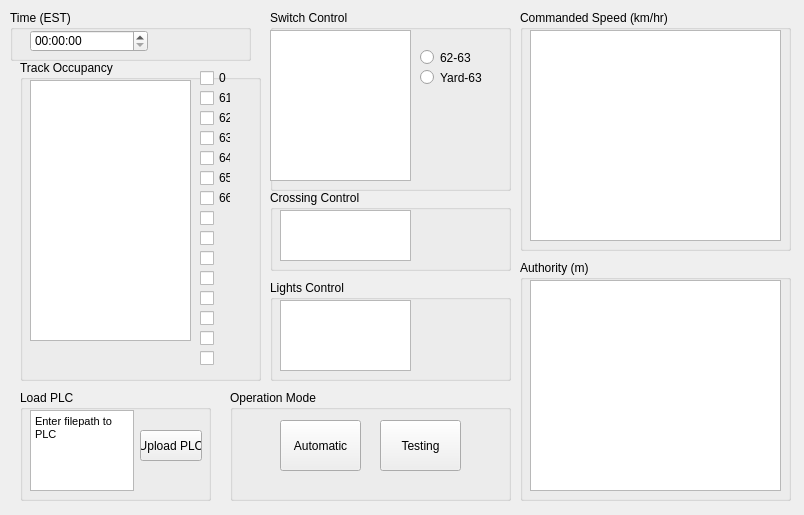
<?xml version="1.0" encoding="UTF-8"?>
<ui version="4.0">
 <class>Form</class>
 <widget class="QWidget" name="Form">
  <property name="geometry">
   <rect>
    <x>0</x>
    <y>0</y>
    <width>804</width>
    <height>515</height>
   </rect>
  </property>
  <property name="windowTitle">
   <string>Form</string>
  </property>
  <widget class="QGroupBox" name="TimeBox">
   <property name="geometry">
    <rect>
     <x>10</x>
     <y>10</y>
     <width>241</width>
     <height>51</height>
    </rect>
   </property>
   <property name="title">
    <string>Time (EST)</string>
   </property>
   <widget class="QTimeEdit" name="time">
    <property name="geometry">
     <rect>
      <x>20</x>
      <y>20</y>
      <width>118</width>
      <height>22</height>
     </rect>
    </property>
   </widget>
  </widget>
  <widget class="QGroupBox" name="SpeedBox">
   <property name="geometry">
    <rect>
     <x>520</x>
     <y>10</y>
     <width>271</width>
     <height>241</height>
    </rect>
   </property>
   <property name="title">
    <string>Commanded Speed (km/hr)</string>
   </property>
   <widget class="QTextEdit" name="speedTxt">
    <property name="geometry">
     <rect>
      <x>10</x>
      <y>20</y>
      <width>251</width>
      <height>211</height>
     </rect>
    </property>
   </widget>
  </widget>
  <widget class="QGroupBox" name="TrackOccBox">
   <property name="geometry">
    <rect>
     <x>20</x>
     <y>60</y>
     <width>241</width>
     <height>321</height>
    </rect>
   </property>
   <property name="title">
    <string>Track Occupancy</string>
   </property>
   <widget class="QTextEdit" name="trackOccTxt">
    <property name="geometry">
     <rect>
      <x>10</x>
      <y>20</y>
      <width>161</width>
      <height>261</height>
     </rect>
    </property>
   </widget>
   <widget class="QCheckBox" name="checkBox10">
    <property name="geometry">
     <rect>
      <x>180</x>
      <y>190</y>
      <width>31</width>
      <height>16</height>
     </rect>
    </property>
    <property name="text">
     <string/>
    </property>
   </widget>
   <widget class="QCheckBox" name="checkBox11">
    <property name="geometry">
     <rect>
      <x>180</x>
      <y>210</y>
      <width>31</width>
      <height>16</height>
     </rect>
    </property>
    <property name="text">
     <string/>
    </property>
   </widget>
   <widget class="QCheckBox" name="checkBox12">
    <property name="geometry">
     <rect>
      <x>180</x>
      <y>230</y>
      <width>31</width>
      <height>16</height>
     </rect>
    </property>
    <property name="text">
     <string/>
    </property>
   </widget>
   <widget class="QCheckBox" name="checkBox13">
    <property name="geometry">
     <rect>
      <x>180</x>
      <y>250</y>
      <width>31</width>
      <height>16</height>
     </rect>
    </property>
    <property name="text">
     <string/>
    </property>
   </widget>
   <widget class="QCheckBox" name="checkBox14">
    <property name="geometry">
     <rect>
      <x>180</x>
      <y>270</y>
      <width>31</width>
      <height>16</height>
     </rect>
    </property>
    <property name="text">
     <string/>
    </property>
   </widget>
   <widget class="QCheckBox" name="checkBox9">
    <property name="geometry">
     <rect>
      <x>180</x>
      <y>170</y>
      <width>31</width>
      <height>16</height>
     </rect>
    </property>
    <property name="text">
     <string/>
    </property>
   </widget>
   <widget class="QCheckBox" name="checkBox15">
    <property name="geometry">
     <rect>
      <x>180</x>
      <y>290</y>
      <width>31</width>
      <height>16</height>
     </rect>
    </property>
    <property name="text">
     <string/>
    </property>
   </widget>
   <widget class="QCheckBox" name="checkBox8">
    <property name="geometry">
     <rect>
      <x>180</x>
      <y>150</y>
      <width>31</width>
      <height>16</height>
     </rect>
    </property>
    <property name="text">
     <string/>
    </property>
   </widget>
   <widget class="QCheckBox" name="checkBox1">
    <property name="geometry">
     <rect>
      <x>180</x>
      <y>10</y>
      <width>31</width>
      <height>16</height>
     </rect>
    </property>
    <property name="text">
     <string>0</string>
    </property>
   </widget>
   <widget class="QCheckBox" name="checkBox3">
    <property name="geometry">
     <rect>
      <x>180</x>
      <y>50</y>
      <width>31</width>
      <height>16</height>
     </rect>
    </property>
    <property name="text">
     <string>62</string>
    </property>
   </widget>
   <widget class="QCheckBox" name="checkBox2">
    <property name="geometry">
     <rect>
      <x>180</x>
      <y>30</y>
      <width>31</width>
      <height>16</height>
     </rect>
    </property>
    <property name="text">
     <string>61</string>
    </property>
   </widget>
   <widget class="QCheckBox" name="checkBox5">
    <property name="geometry">
     <rect>
      <x>180</x>
      <y>90</y>
      <width>31</width>
      <height>16</height>
     </rect>
    </property>
    <property name="text">
     <string>64</string>
    </property>
   </widget>
   <widget class="QCheckBox" name="checkBox4">
    <property name="geometry">
     <rect>
      <x>180</x>
      <y>70</y>
      <width>31</width>
      <height>16</height>
     </rect>
    </property>
    <property name="text">
     <string>63</string>
    </property>
   </widget>
   <widget class="QCheckBox" name="checkBox7">
    <property name="geometry">
     <rect>
      <x>180</x>
      <y>130</y>
      <width>31</width>
      <height>16</height>
     </rect>
    </property>
    <property name="text">
     <string>66</string>
    </property>
   </widget>
   <widget class="QCheckBox" name="checkBox6">
    <property name="geometry">
     <rect>
      <x>180</x>
      <y>110</y>
      <width>31</width>
      <height>16</height>
     </rect>
    </property>
    <property name="text">
     <string>65</string>
    </property>
   </widget>
  </widget>
  <widget class="QGroupBox" name="switchBox">
   <property name="geometry">
    <rect>
     <x>270</x>
     <y>10</y>
     <width>241</width>
     <height>181</height>
    </rect>
   </property>
   <property name="title">
    <string>Switch Control</string>
   </property>
   <widget class="QTextEdit" name="switchTxt">
    <property name="geometry">
     <rect>
      <x>0</x>
      <y>20</y>
      <width>141</width>
      <height>151</height>
     </rect>
    </property>
   </widget>
   <widget class="QRadioButton" name="radioButton">
    <property name="geometry">
     <rect>
      <x>150</x>
      <y>40</y>
      <width>69</width>
      <height>15</height>
     </rect>
    </property>
    <property name="text">
     <string>62-63</string>
    </property>
   </widget>
   <widget class="QRadioButton" name="radioButton_2">
    <property name="geometry">
     <rect>
      <x>150</x>
      <y>60</y>
      <width>69</width>
      <height>15</height>
     </rect>
    </property>
    <property name="text">
     <string>Yard-63</string>
    </property>
   </widget>
  </widget>
  <widget class="QGroupBox" name="CrossingBox">
   <property name="geometry">
    <rect>
     <x>270</x>
     <y>190</y>
     <width>241</width>
     <height>81</height>
    </rect>
   </property>
   <property name="title">
    <string>Crossing Control</string>
   </property>
   <widget class="QTextEdit" name="textEdit_2">
    <property name="geometry">
     <rect>
      <x>10</x>
      <y>20</y>
      <width>131</width>
      <height>51</height>
     </rect>
    </property>
    <property name="html">
     <string>&lt;!DOCTYPE HTML PUBLIC &quot;-//W3C//DTD HTML 4.0//EN&quot; &quot;http://www.w3.org/TR/REC-html40/strict.dtd&quot;&gt;
&lt;html&gt;&lt;head&gt;&lt;meta name=&quot;qrichtext&quot; content=&quot;1&quot; /&gt;&lt;style type=&quot;text/css&quot;&gt;
p, li { white-space: pre-wrap; }
&lt;/style&gt;&lt;/head&gt;&lt;body style=&quot; font-family:'MS Shell Dlg 2'; font-size:8.1pt; font-weight:400; font-style:normal;&quot;&gt;
&lt;p style=&quot;-qt-paragraph-type:empty; margin-top:0px; margin-bottom:0px; margin-left:0px; margin-right:0px; -qt-block-indent:0; text-indent:0px;&quot;&gt;&lt;br /&gt;&lt;/p&gt;&lt;/body&gt;&lt;/html&gt;</string>
    </property>
   </widget>
  </widget>
  <widget class="QGroupBox" name="LightsBox">
   <property name="geometry">
    <rect>
     <x>270</x>
     <y>280</y>
     <width>241</width>
     <height>101</height>
    </rect>
   </property>
   <property name="title">
    <string>Lights Control</string>
   </property>
   <widget class="QTextEdit" name="textEdit_3">
    <property name="geometry">
     <rect>
      <x>10</x>
      <y>20</y>
      <width>131</width>
      <height>71</height>
     </rect>
    </property>
    <property name="html">
     <string>&lt;!DOCTYPE HTML PUBLIC &quot;-//W3C//DTD HTML 4.0//EN&quot; &quot;http://www.w3.org/TR/REC-html40/strict.dtd&quot;&gt;
&lt;html&gt;&lt;head&gt;&lt;meta name=&quot;qrichtext&quot; content=&quot;1&quot; /&gt;&lt;style type=&quot;text/css&quot;&gt;
p, li { white-space: pre-wrap; }
&lt;/style&gt;&lt;/head&gt;&lt;body style=&quot; font-family:'MS Shell Dlg 2'; font-size:8.1pt; font-weight:400; font-style:normal;&quot;&gt;
&lt;p style=&quot;-qt-paragraph-type:empty; margin-top:0px; margin-bottom:0px; margin-left:0px; margin-right:0px; -qt-block-indent:0; text-indent:0px;&quot;&gt;&lt;br /&gt;&lt;/p&gt;
&lt;p style=&quot;-qt-paragraph-type:empty; margin-top:0px; margin-bottom:0px; margin-left:0px; margin-right:0px; -qt-block-indent:0; text-indent:0px;&quot;&gt;&lt;br /&gt;&lt;/p&gt;&lt;/body&gt;&lt;/html&gt;</string>
    </property>
   </widget>
  </widget>
  <widget class="QGroupBox" name="OperationBox">
   <property name="geometry">
    <rect>
     <x>230</x>
     <y>390</y>
     <width>281</width>
     <height>111</height>
    </rect>
   </property>
   <property name="title">
    <string>Operation Mode</string>
   </property>
   <widget class="QPushButton" name="autoButton">
    <property name="geometry">
     <rect>
      <x>50</x>
      <y>30</y>
      <width>81</width>
      <height>51</height>
     </rect>
    </property>
    <property name="text">
     <string>Automatic</string>
    </property>
   </widget>
   <widget class="QPushButton" name="testingButton">
    <property name="geometry">
     <rect>
      <x>150</x>
      <y>30</y>
      <width>81</width>
      <height>51</height>
     </rect>
    </property>
    <property name="text">
     <string>Testing</string>
    </property>
   </widget>
  </widget>
  <widget class="QGroupBox" name="AuthBox">
   <property name="geometry">
    <rect>
     <x>520</x>
     <y>260</y>
     <width>271</width>
     <height>241</height>
    </rect>
   </property>
   <property name="title">
    <string>Authority (m)</string>
   </property>
   <widget class="QTextEdit" name="authorityTxt">
    <property name="geometry">
     <rect>
      <x>10</x>
      <y>20</y>
      <width>251</width>
      <height>211</height>
     </rect>
    </property>
   </widget>
  </widget>
  <widget class="QGroupBox" name="PLCBox">
   <property name="geometry">
    <rect>
     <x>20</x>
     <y>390</y>
     <width>191</width>
     <height>111</height>
    </rect>
   </property>
   <property name="title">
    <string>Load PLC</string>
   </property>
   <widget class="QPushButton" name="uploadPLC">
    <property name="geometry">
     <rect>
      <x>120</x>
      <y>40</y>
      <width>62</width>
      <height>31</height>
     </rect>
    </property>
    <property name="text">
     <string>Upload PLC</string>
    </property>
   </widget>
   <widget class="QTextEdit" name="textEdit">
    <property name="geometry">
     <rect>
      <x>10</x>
      <y>20</y>
      <width>104</width>
      <height>81</height>
     </rect>
    </property>
    <property name="html">
     <string>&lt;!DOCTYPE HTML PUBLIC &quot;-//W3C//DTD HTML 4.0//EN&quot; &quot;http://www.w3.org/TR/REC-html40/strict.dtd&quot;&gt;
&lt;html&gt;&lt;head&gt;&lt;meta name=&quot;qrichtext&quot; content=&quot;1&quot; /&gt;&lt;style type=&quot;text/css&quot;&gt;
p, li { white-space: pre-wrap; }
&lt;/style&gt;&lt;/head&gt;&lt;body style=&quot; font-family:'MS Shell Dlg 2'; font-size:8.1pt; font-weight:400; font-style:normal;&quot;&gt;
&lt;p style=&quot; margin-top:0px; margin-bottom:0px; margin-left:0px; margin-right:0px; -qt-block-indent:0; text-indent:0px;&quot;&gt;Enter filepath to PLC&lt;/p&gt;&lt;/body&gt;&lt;/html&gt;</string>
    </property>
   </widget>
  </widget>
 </widget>
 <resources/>
 <connections/>
</ui>
